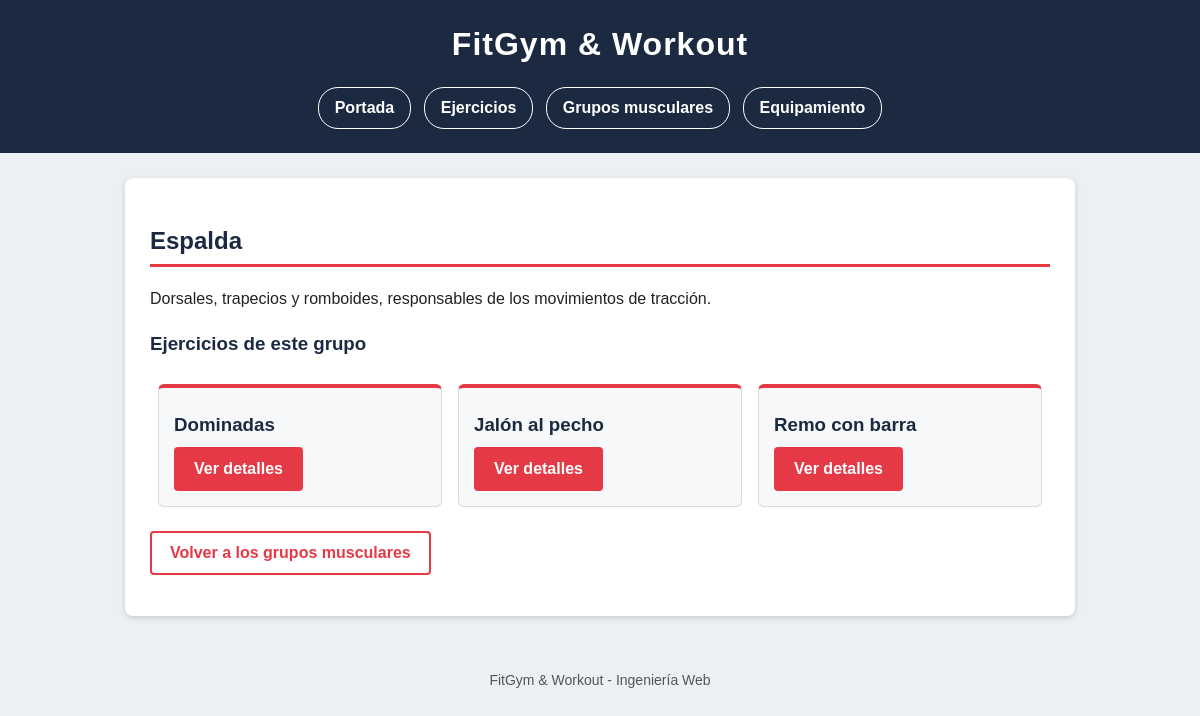
Screenshot of /grupos/2/ with the database file from the repository.
### appFitGym/models.py (models this page shows, shortened)
class GrupoMuscular(models.Model):
    nombre = models.CharField(max_length=50)
    descripcion = models.TextField()

class Ejercicio(models.Model):
    grupo = models.ForeignKey(GrupoMuscular, on_delete=models.CASCADE)
    equipamiento = models.ManyToManyField(Equipamiento)
    nombre = models.CharField(max_length=50)
    descripcion = models.TextField()
    popularidad = models.IntegerField(default=0)

### appFitGym/views.py (the view)
# urls.py: path('grupos/<int:grupo_id>/', views.detalle_grupo, name='grupo'),
def detalle_grupo(request, grupo_id):
    grupo = get_object_or_404(GrupoMuscular, pk=grupo_id)
    ejercicios = grupo.ejercicio_set.order_by('nombre')
    context = {'grupo': grupo, 'ejercicios': ejercicios}
    return render(request, 'detalle_grupo.html', context)

### appFitGym/templates/detalle_grupo.html (shortened to what this page needs)
{% extends "base.html" %}
{% block contenido %}
<h2>{{ grupo.nombre }}</h2>
<p>{{ grupo.descripcion }}</p>
<h3>Ejercicios de este grupo</h3>
{% if ejercicios %}
    <ul class="tarjetas">
    {% for e in ejercicios %}
        <li>
            <h3>{{ e.nombre }}</h3>
            <a class="boton" href="{% url 'ejercicio' e.id %}">Ver detalles</a>
        </li>
    {% endfor %}
    </ul>
{% else %}
    <p>No hay ejercicios asociados.</p>
{% endif %}
<p><a class="boton boton-claro" href="{% url 'grupos' %}">Volver a los grupos musculares</a></p>
{% endblock %}

### appFitGym/static/css/estilos.css (style rules this page uses)
body { font-family: Arial, Helvetica, sans-serif; font-size: 16px; line-height: 1.5; color: #222222; background-color: #eceff3; margin: 0; }
h2 { color: #1b2a41; border-bottom: 3px solid #e63946; padding-bottom: 5px; }
h3 { color: #1b2a41; }
a { color: #e63946; }
.boton { display: inline-block; padding: 8px 18px; background-color: #e63946; color: #ffffff; text-decoration: none; font-weight: bold; border-radius: 4px; border: 2px solid #e63946; }
.boton-claro { background-color: #ffffff; color: #e63946; }
.tarjetas { list-style: none; margin: 0; padding: 0; display: flex; flex-wrap: wrap; }
.tarjetas li { flex: 1 1 220px; max-width: 280px; margin: 8px; padding: 15px; background-color: #f7f8fa; border: 1px solid #d5d9e0; border-top: 4px solid #e63946; border-radius: 6px; }
.tarjetas h3 { margin: 8px 0; }

### rows the page displays
GrupoMuscular: nombre "Espalda", descripcion "Dorsales, trapecios y romboides, responsables de los movimientos de tracción."
Ejercicio: nombre "Dominadas"
Ejercicio: nombre "Jalón al pecho"
Ejercicio: nombre "Remo con barra"
